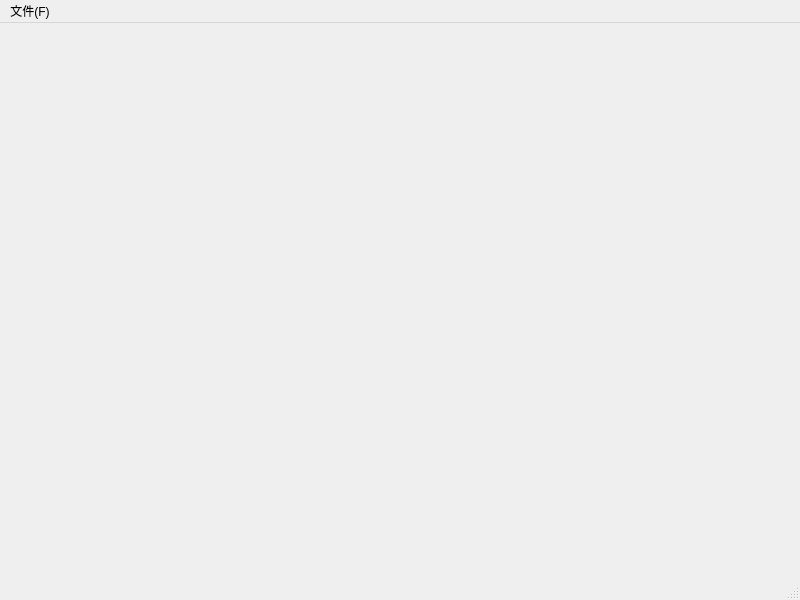
<?xml version="1.0" encoding="UTF-8"?>
<ui version="4.0">
 <class>MainWindow</class>
 <widget class="QMainWindow" name="MainWindow">
  <property name="geometry">
   <rect>
    <x>0</x>
    <y>0</y>
    <width>800</width>
    <height>600</height>
   </rect>
  </property>
  <property name="windowTitle">
   <string>MainWindow</string>
  </property>
  <widget class="QWidget" name="centralwidget"/>
  <widget class="QMenuBar" name="menubar">
   <property name="geometry">
    <rect>
     <x>0</x>
     <y>0</y>
     <width>800</width>
     <height>25</height>
    </rect>
   </property>
   <widget class="QMenu" name="menuFILE_F">
    <property name="title">
     <string>文件(F)</string>
    </property>
    <addaction name="actionNEW_N"/>
   </widget>
   <addaction name="menuFILE_F"/>
  </widget>
  <widget class="QStatusBar" name="statusbar"/>
  <action name="actionNew_N">
   <property name="text">
    <string>新建文件(N）</string>
   </property>
   <property name="iconText">
    <string>新建文件(N）</string>
   </property>
  </action>
  <action name="actionNEW_N">
   <property name="icon">
    <iconset resource="res.qrc">
     <normaloff>:/res/260.jpg</normaloff>:/res/260.jpg</iconset>
   </property>
   <property name="text">
    <string>新建文件（Ｎ）</string>
   </property>
  </action>
 </widget>
 <resources>
  <include location="res.qrc"/>
 </resources>
 <connections/>
</ui>
